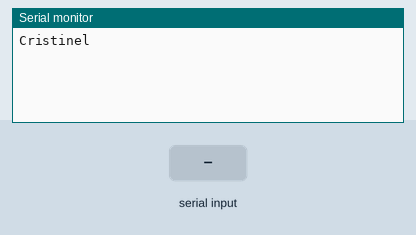
A sketch run on a simulated Arduino Uno, built with avr-gcc and run on an emulated ATmega328P. Parts: the last lines printed to the serial monitor. The inputs (shaded band) are chosen by the test bench.

Above: at 1.2 s.
1.3 s: "1\n" received over Serial
At 3.6 s:
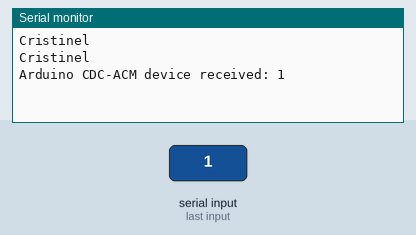
4.3 s: "0\n" received over Serial
At 7.2 s:
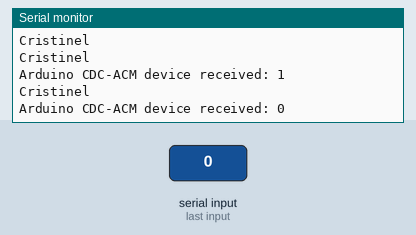

The sketch:

arduino_as_cdc_acm_device.ino
```cpp
// cris ababei
// this is a sketch to have an Arduino Uno board play the role of
// an CDC-ACM device, which is connected to an STM32 board: NUCLEO-C071RB
// https://www.st.com/en/evaluation-tools/nucleo-c071rb.html
// description of the two operation modes is inside loop;

///////////////////////////////////////////////////////////////////////////////
//
// setup
//
///////////////////////////////////////////////////////////////////////////////

void setup()
{
  Serial.begin(9600);
}

///////////////////////////////////////////////////////////////////////////////
//
// main
//
///////////////////////////////////////////////////////////////////////////////

void loop(void)
{
  // (1) Version 1 of operation:
  // Send "Cristinel" every 3 seconds all the time;
  // If something is received, echo back the received text like so: "Arduino received: ..."
  Serial.println("Cristinel");
  if (Serial.available()) { // Check if data is available
    String receivedString = Serial.readStringUntil('\n'); // Read until newline
    receivedString.trim(); // Remove leading/trailing whitespace
    Serial.print("Arduino CDC-ACM device received: ");
    Serial.println(receivedString); // Print the received string
  }
  delay(3000);

  // (2) Version 2 of operation:
  // Send "Cristinel" every 3 seconds all the time;
  // Then, when it receives '0' from NUCLEO-C071RB, it replies with "Cristinel"
  // and, when it receives '1' from NUCLEO-C071RB, it replies with "Ababei"
  // if (Serial.available() > 0) { // Check if data is available
  //   char incomingByte = Serial.read(); // Read the incoming byte
  //   Serial.print("Arduino  received: "); // Print a message
  //   Serial.println(incomingByte, DEC); // Print the byte in decimal
  //   Serial.print(incomingByte);

  //   if ((incomingByte - 48) == 0) { // ASCII code for digit '0' is \(48\).
  //    Serial.println("  Cristinel");
  //   } else if ((incomingByte - 48) == 1) { // ASCII code for digit '1' is \(49\)
  //    Serial.println("  Ababei");
  //   } else {
  //    // do nothing;
  //   }
  // }
}
```

Measured:
- after the input at 1.3 s, the serial monitor: prints a new line after 1.7 s (image 1)
- after the input at 4.3 s, the serial monitor: prints a new line after 1.7 s (image 2)
